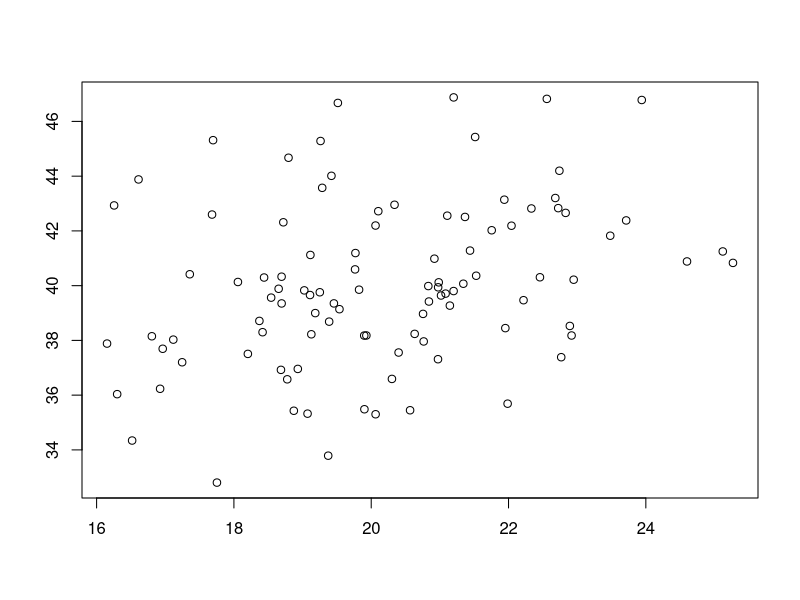
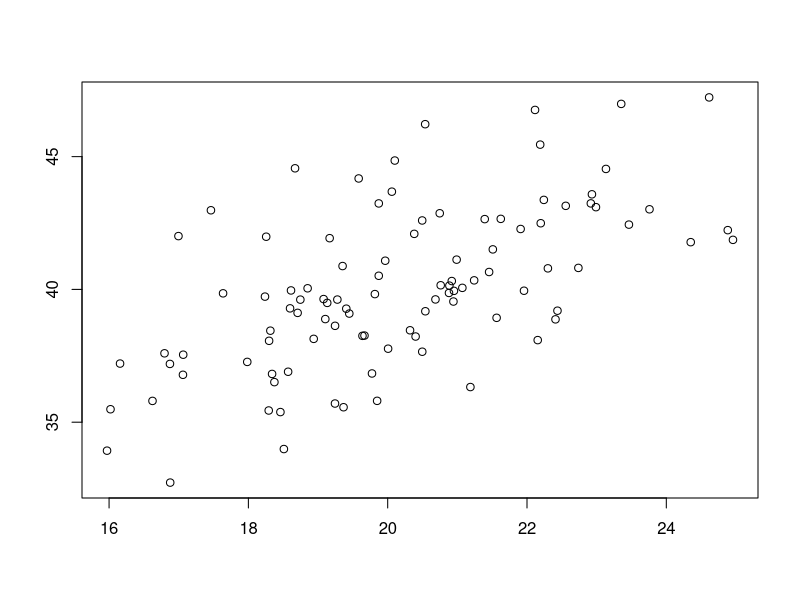
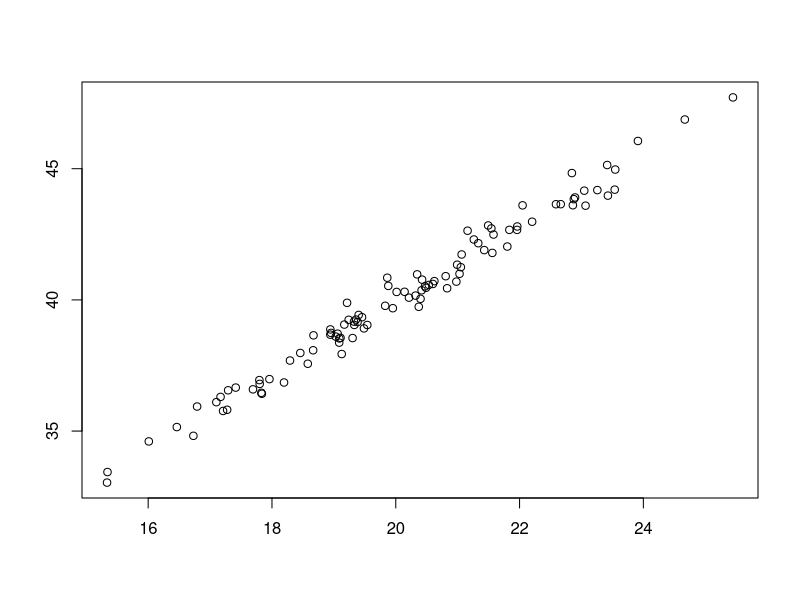

The R script that drew these images, in order: (Note: this script raises an error after producing the figures.)
## ---- chunk 1
library(psych)
data(galton)
## ---- chunk 2
#var1 mean = 20, sd = 5
#var2 mean = 40, sd = 10
library(mvtnorm)
set.seed(1)
a <- rmvnorm(n=100, mean=c(20,40),sigma=matrix(c(5,0.3*sqrt(50),
                                                  0.3*sqrt(50),10),2,2)) 
set.seed(1)
b <- rmvnorm(n=100, mean=c(20,40),sigma=matrix(c(5,0.6*sqrt(50),
                                                       0.6*sqrt(50),10),2,2)) 
set.seed(1)
c <- rmvnorm(n=100, mean=c(20,40),sigma=matrix(c(5,.99*sqrt(50),
                                                 .99*sqrt(50),10),2,2)) 

## ---- chunk 3
plot(a, xlab = "", ylab="")
## ---- chunk 4
plot(b, xlab = "", ylab="")
## ---- chunk 5
plot(c, xlab = "", ylab="")
## ---- chunk 6
plot(galton$parent, galton$child, xlab= "Altura média dos pais", ylab = "Altura da criança", col = rgb(0,0,1, alpha =0.5), pch="*")
## ---- chunk 7
par(mfrow=c(1,2))
qqnorm(galton$parent)
qqline(galton$parent)

qqnorm(galton$child)
qqline(galton$child)
## ---- chunk 8
cor.test(galton$parent, galton$child, alternative="two.sided", method="pearson")
